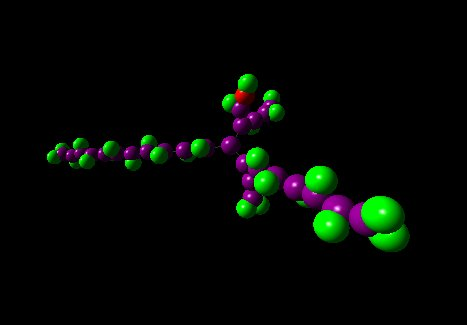

Write Python code to recreate this figure.
#!/usr/bin/python

import time
import xmlrpclib
from optparse import OptionParser

COLOR_ROOT = "#ff0000"		# RED
COLOR_BRANCH = "#880088"	# PURPLE
COLOR_LEAF = "#00ff00"		# GREEN

DEFAULT_COINS = 11
DEFAULT_DELAY = 0.5;

"""
Algorithm visualization code for Exercise 1.14.

For use with Ubigraph graphing visualization server, available here:

http://ubietylab.net/ubigraph/
"""

class Change:
    """Python implementation of the Scheme count_change procedure in SICP"""

    def __init__(self,graph=False,animated=False,label=False,delay=DEFAULT_DELAY):
        """Constructor, with graphing support"""
        # initialize the instance variable
        self.graph = graph
        self.animated = animated
        self.label = label
        self.delay = delay

        # initialize the graphing console
        if self.graph:
            self.server = xmlrpclib.Server('http://localhost:20738/RPC2')
            self.G = self.server.ubigraph

    
    def count_change(self,amount):
        """count_change procedure, with graphing support"""
        # clear the graphing console
        if self.graph:
            self.G.clear()
        self.invocation_count = 0

        # recursively count the change
        return self.cc(amount,5) 

    def cc(self,amount,kinds_of_coins,parent=None):
        """cc procedure, with graphing support"""
        # draw on the graph
        node = None
        if self.graph:
            node = self.G.new_vertex()
            if self.label:
              self.G.set_vertex_attribute(node,'label','(cc '+str(amount)+' '+str(kinds_of_coins)+')') 
              self.G.set_vertex_attribute(node,'fontsize','10')
            if not parent:
                self.G.set_vertex_attribute(node,'color',COLOR_ROOT)
            else:
                self.G.set_vertex_attribute(node,'color',COLOR_BRANCH)
            self.G.set_vertex_attribute(node,'shape','sphere')
            self.G.set_vertex_attribute(node,'shapedetail','40')
            self.G.set_vertex_attribute(node,'size','2.0')
            if parent:
                self.G.new_edge(node,parent)

            # if animating, sleep the thread
            if self.animated:
                time.sleep(self.delay)

        # increment invocation counter
        self.invocation_count += 1

        # recursively invoke the algorithm
        if amount == 0: 
            if self.graph:
                self.G.set_vertex_attribute(node,'color',COLOR_LEAF)
            return 1
        elif ( amount < 0 ) or ( kinds_of_coins == 0 ):
            if self.graph:
                self.G.set_vertex_attribute(node,'color',COLOR_LEAF)
            return 0
        else:
            return self.cc(amount, kinds_of_coins - 1, node) + \
                   self.cc(amount - self.first_denomination(kinds_of_coins), kinds_of_coins, node)

    def first_denomination(self,kinds_of_coins):
        """first denomination procedure, with graphic support"""
        if kinds_of_coins == 1:
            return 1
        elif kinds_of_coins == 2:
            return 5
        elif kinds_of_coins == 3:
            return 10
        elif kinds_of_coins == 4:
            return 25
        elif kinds_of_coins == 5:
            return 50

# 
# Parse the command line arguments
#
parser = OptionParser()
parser.set_conflict_handler("resolve")
parser.add_option("-c","--coins",dest="coins",help="amount to change",metavar="<amount>")
parser.add_option("-a","--animated",action="store_true",dest="animated",help="animate graphing?",metavar="<animated?>")
parser.add_option("-g","--graph",action="store_true",dest="graph",help="use graphing?",metavar="<graph?>")
parser.add_option("-l","--label",action="store_true",dest="label",help="use label?",metavar="<label?>")
parser.add_option("-d","--delay",dest="delay",help="animation delay",metavar="<animation delay>")
(options, args) = parser.parse_args()

#
# Set the arguments we will use
#
c = DEFAULT_COINS if options.coins is None else int(options.coins)
a = True if options.animated else False
g = True if options.graph else False
l = True if options.label else False
d = DEFAULT_DELAY if options.delay is None else float(options.delay)

change = Change(g,a,l,d)

print
print "Amount:", c
print "Count:", change.count_change(c)  
print "cc invoked:", change.invocation_count
print
